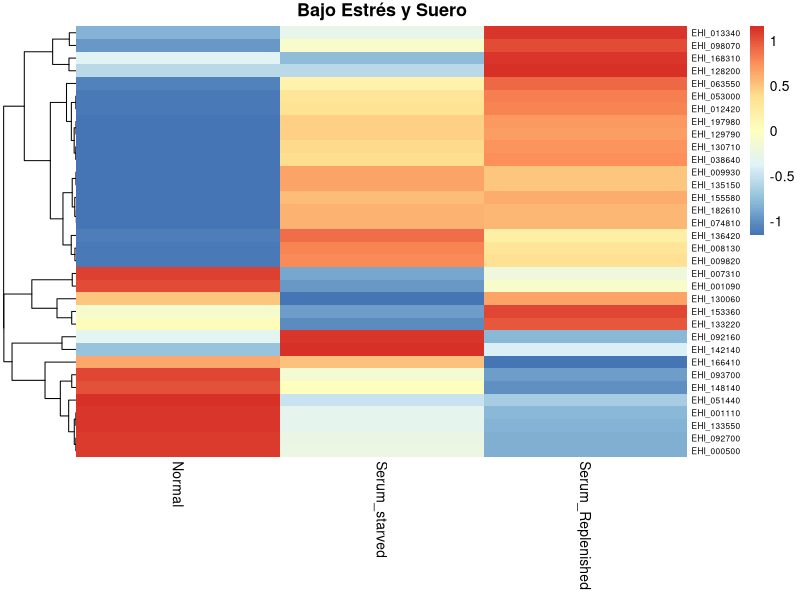
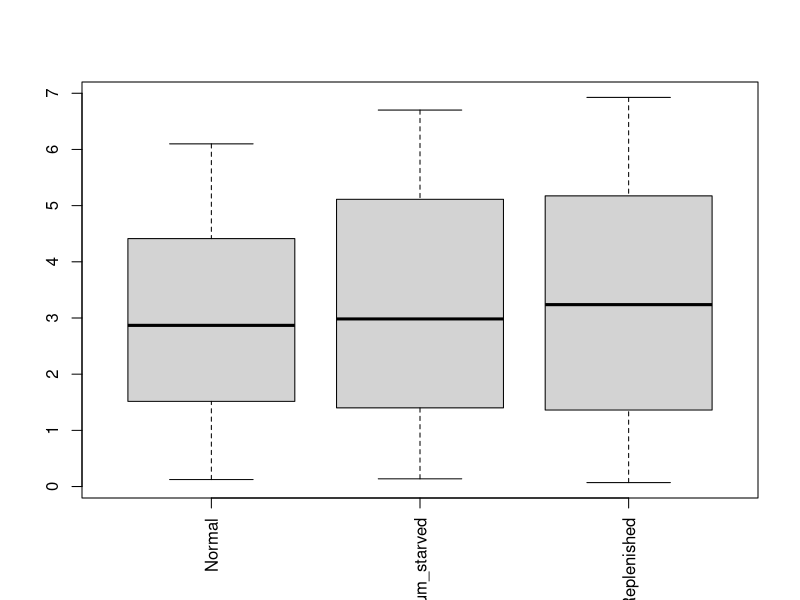
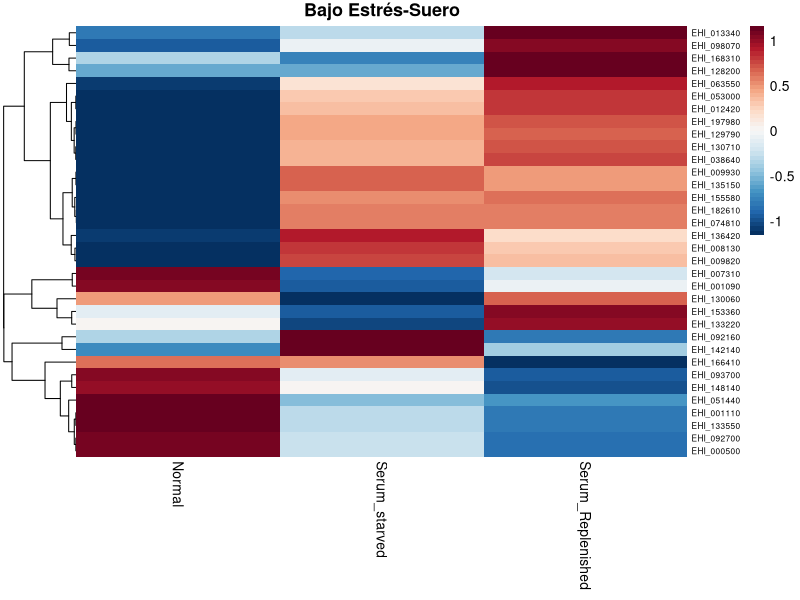
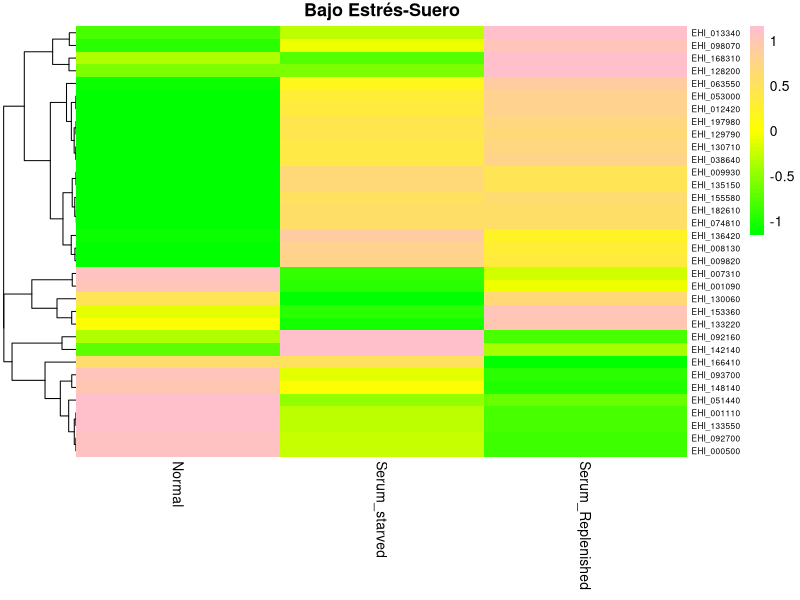
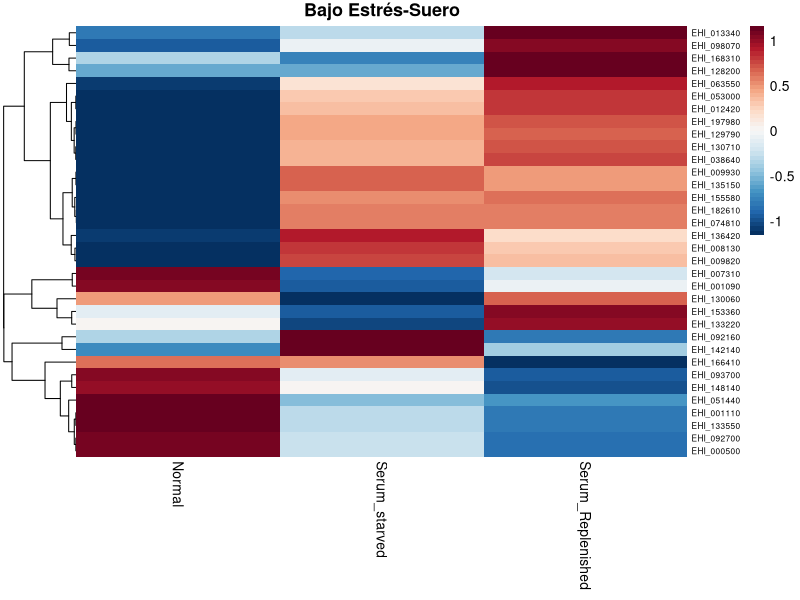
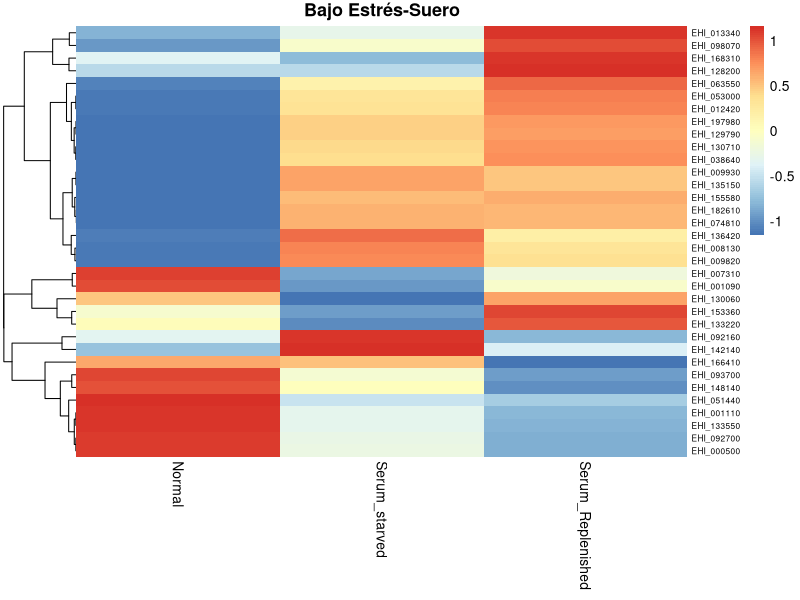
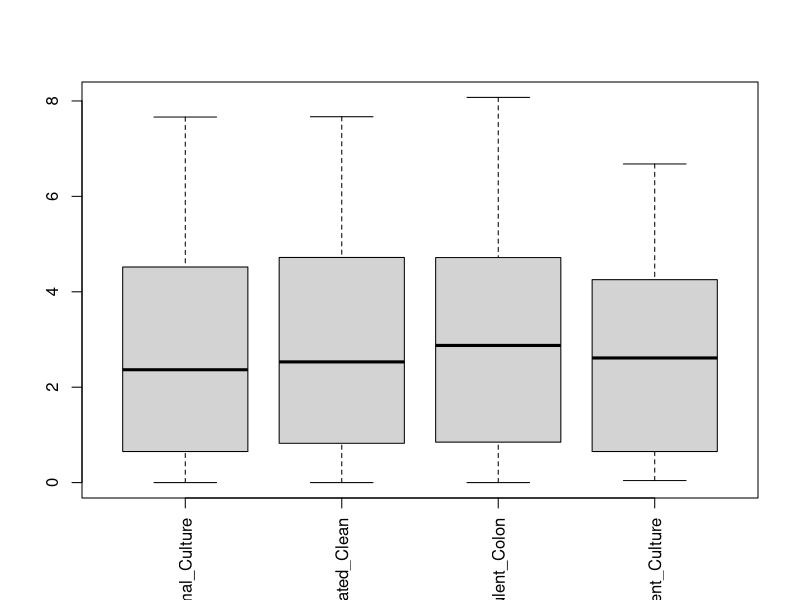
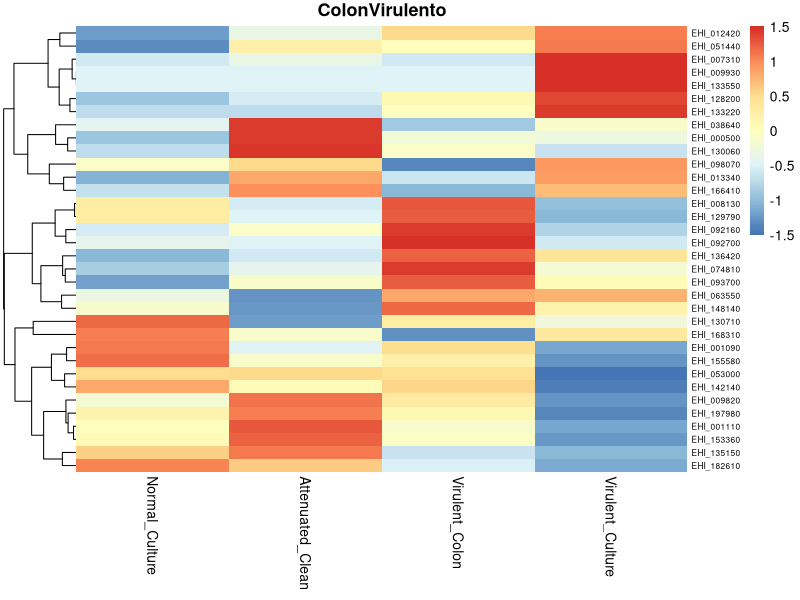

Write the R code that produced these figures, in order. (Note: this script raises an error after producing the figures.)
#<< == >> << == >> << == >> << == >> << == >> << == >> << == >> << == >> << == >> << == >> 
# Inicializacion del directorio de trabajo ----
#<< == >> << == >> << == >> << == >> << == >> << == >> << == >> << == >> << == >> << == >> 
#setwd("~/Desktop/MiGithub/MapaCalorReloaded/DraElisaNewData") # Mac
setwd("~/Documents/GitHub/MapaCalorReloaded/DraElisaNewData") # Laptop
#<< == >> << == >> << == >> << == >> << == >> << == >> << == >> << == >> << == >> << == >> 
# ---- Carga de librerias ----
#<< == >> << == >> << == >> << == >> << == >> << == >> << == >> << == >> << == >> << == >> 
library(RColorBrewer)
library(readr)
library(pheatmap)
library(dplyr)
#<< == >> << == >> << == >> << == >> << == >> << == >> << == >> << == >> << == >> << == >> 
# ---- Personalización de la paleta de colores ----
#<< == >> << == >> << == >> << == >> << == >> << == >> << == >> << == >> << == >> << == >> 
my_colors = brewer.pal(n = 11, name = "RdBu")
my_colors = colorRampPalette(my_colors)(50)
my_colors = rev(my_colors)
my_colors2 = c("green", "yellow", "pink")
my_colors2 = colorRampPalette(my_colors2)(50)
my_colors3 = brewer.pal(n = 11, name = "RdBu")
my_colors3 = colorRampPalette(my_colors3)(50)
my_colors3 = rev(my_colors3)
my_colors4 = colorRampPalette(rev(brewer.pal(n = 7, name = "RdYlBu")))(100)
#<< == >> << == >> << == >> << == >> << == >> << == >> << == >> << == >> << == >> << == >> 
# ---- Genes de Estress-Suero ----
#<< == >> << == >> << == >> << == >> << == >> << == >> << == >> << == >> << == >> << == >> 
NewGenes <- read_csv("ExpresionMybStresSuero.csv"); View(NewGenes)
colnames(NewGenes) <- c("GeneID","Normal","Serum_starved","Serum_Replenished"); View(NewGenes)
rownames(NewGenes) <- NewGenes$GeneID
NewGenes_Clean <- NewGenes[,2:4]; View(NewGenes_Clean)
NewGenes_Clean <- as.data.frame(NewGenes_Clean)
rownames(NewGenes_Clean) <- NewGenes$GeneID; View(NewGenes_Clean)
# Generacion de las bdd modificadas
NewGenes_log2   <-  log2(NewGenes_Clean + 1)
NewGenesOrdered <- NewGenes_Clean[order(-NewGenes_Clean$Normal),]
top_genes_NewGenes_Trop <- NewGenesOrdered %>% filter(Normal>0) %>% select(Normal)
k  <- dim(NewGenes_Clean); proporcion <- 1; 
NS <- round(k[1]*proporcion);
random_genes_NewGenes  <- sample(rownames(NewGenes_Clean),NS );
sampledNewGenes_Log2   <- NewGenes_log2[random_genes_NewGenes, ];
NewGenes_log2_filtrado <- NewGenes_log2[rowSums(NewGenes_log2) != 0, ];View(NewGenes_log2_filtrado)
LetraSize <- 6
pdf("MapasCalor/BoxplotEstresSuero.pdf")
boxplot(NewGenes_log2_filtrado, las = 3)
dev.off()
pdf("MapasCalor/HeathmapCFNormRenglonEstresSuero.pdf") # sin dendogramas columnas
pheatmap(NewGenes_log2_filtrado, cluster_cols = FALSE,
         scale = "row",fontsize_row = LetraSize, border_color = NA,
         main = "Bajo Estrés y Suero")
dev.off()
pdf("MapasCalor/HeathmapCFNormRenglonEstresSueroMycolors.pdf") # sin dendogramas columnas
pheatmap(NewGenes_log2_filtrado, cluster_cols = FALSE,color = my_colors,
         scale = "row",fontsize_row = LetraSize, border_color = NA,
         main = "Bajo Estrés-Suero")
dev.off()
pdf("MapasCalor/HeathmapCFNormRenglonEstresSueroMycolors2.pdf") # sin dendogramas columnas
pheatmap(NewGenes_log2_filtrado, cluster_cols = FALSE,color = my_colors2,
         scale = "row",fontsize_row = LetraSize, border_color = NA,
         main = "Bajo Estrés-Suero")
dev.off()
pdf("MapasCalor/HeathmapCFNormRenglonEstresSueroMycolors3.pdf") # sin dendogramas columnas
pheatmap(NewGenes_log2_filtrado, cluster_cols = FALSE,color = my_colors3,
         scale = "row",fontsize_row = LetraSize, border_color = NA,
         main = "Bajo Estrés-Suero")
dev.off()
pdf("MapasCalor/HeathmapCFNormRenglonEstresSueroMycolors4.pdf") # sin dendogramas columnas
pheatmap(NewGenes_log2_filtrado, cluster_cols = FALSE,color = my_colors4,
         scale = "row",fontsize_row = LetraSize, border_color = NA,
         main = "Bajo Estrés-Suero")
dev.off()
#<< == >> << == >> << == >> << == >> << == >> << == >> << == >> << == >> << == >> << == >> 
# ---- Genes de Colon Virulento ----
#<< == >> << == >> << == >> << == >> << == >> << == >> << == >> << == >> << == >> << == >> 
NewGenes <- read_csv("ExpresionMybColonVirulento.csv"); View(NewGenes)
colnames(NewGenes) <- c("GeneID",
                        "Attenuated_Clean",
                        "Normal_Culture",
                        "Virulent_Colon",
                        "Virulent_Culture"); View(NewGenes)
rownames(NewGenes) <- NewGenes$GeneID
NewGenes_Clean <- NewGenes[,2:5]; View(NewGenes_Clean)
NewGenes_Clean <- as.data.frame(NewGenes_Clean)
rownames(NewGenes_Clean) <- NewGenes$GeneID; View(NewGenes_Clean)
NewGenes_CleanTemp <- NewGenes_Clean[c("Normal_Culture",
                                       "Attenuated_Clean",
                                       "Virulent_Colon",
                                       "Virulent_Culture")] 

View(NewGenes_CleanTemp)
NewGenes_Clean <- NewGenes_CleanTemp; View(NewGenes_Clean)
#<< ==  ==  ==  ==  ==  ==  ==  ==  == ==  ==  ==  ==  ==  ==  ==  ==  ==  == >> 
# Generacion de las bdd modificadas
NewGenes_log2   <-  log2(NewGenes_Clean + 1); View(NewGenes_log2)
NewGenesOrdered <- NewGenes_Clean[order(-NewGenes_Clean$Normal_Culture),]
top_genes_NewGenes_Trop <- NewGenesOrdered %>% filter(Normal_Culture>0) %>% select(Normal_Culture)
k  <- dim(NewGenes_Clean); proporcion <- 1; 
NS <- round(k[1]*proporcion);
random_genes_NewGenes  <- sample(rownames(NewGenes_Clean),NS );
sampledNewGenes_Log2   <- NewGenes_log2[random_genes_NewGenes, ];
NewGenes_log2_filtrado <- NewGenes_log2[rowSums(NewGenes_log2) != 0, ];View(NewGenes_log2_filtrado)
LetraSize <- 6
pdf("MapasCalor/BoxplotColonVirulento.pdf")
boxplot(NewGenes_log2_filtrado, las = 3)
dev.off()
pdf("MapasCalor/HeathmapCFNormRenglonColonVirulento.pdf") # sin dendogramas columnas
pheatmap(NewGenes_log2_filtrado, cluster_cols = FALSE,
         scale = "row",fontsize_row = LetraSize, border_color = NA,
         main = "ColonVirulento")
dev.off()
pdf("MapasCalor/HeathmapCFNormRenglonColonVirulentoMycolors.pdf") # sin dendogramas columnas
pheatmap(NewGenes_log2_filtrado, cluster_cols = FALSE,color = my_colors,
         scale = "row",fontsize_row = LetraSize, border_color = NA,
         main = "ColonVirulento")
dev.off()
pdf("MapasCalor/HeathmapCFNormRenglonColonVirulentoMycolors2.pdf") # sin dendogramas columnas
pheatmap(NewGenes_log2_filtrado, cluster_cols = FALSE,color = my_colors2,
         scale = "row",fontsize_row = LetraSize, border_color = NA,
         main = "ColonVirulento")
dev.off()
pdf("MapasCalor/HeathmapCFNormRenglonColonVirulentoMycolors3.pdf") # sin dendogramas columnas
pheatmap(NewGenes_log2_filtrado, cluster_cols = FALSE,color = my_colors3,
         scale = "row",fontsize_row = LetraSize, border_color = NA,
         main = "ColonVirulento")
dev.off()
pdf("MapasCalor/HeathmapCFNormRenglonColonVirulentoMycolors4.pdf") # sin dendogramas columnas
pheatmap(NewGenes_log2_filtrado, cluster_cols = FALSE,color = my_colors4,
         scale = "row",fontsize_row = LetraSize, border_color = NA,
         main = "ColonVirulento")
dev.off()
#<< == >> << == >> << == >> << == >> << == >> << == >> << == >> << == >> << == >> << == >> 
# ---- Genes Estres-Calor ----
#<< == >> << == >> << == >> << == >> << == >> << == >> << == >> << == >> << == >> << == >> 
NewGenes <- read_csv("ExpresionMybStressCalor.csv"); View(NewGenes)
colnames(NewGenes)
## ---- Reetiquetado de nombres de columnas y se extraen las columnas a trabajar  ---
colnames(NewGenes) <- c("GeneID",
                        "HM1IMSS_Rahman_RNA",
                        "Sense_0hr",
                        "Sense_2hr",
                        "Sense_4hr",
                        "Sense_8hr","Empty"); View(NewGenes)
rownames(NewGenes) <- NewGenes$GeneID
NewGenes_Clean <- NewGenes[,2:6]; View(NewGenes_Clean)
NewGenes_Clean <- as.data.frame(NewGenes_Clean)
rownames(NewGenes_Clean) <- NewGenes$GeneID; View(NewGenes_Clean)
## ---- Generacion de las bdd modificadas ---- 
NewGenes_log2   <-  log2(NewGenes_Clean + 1); View(NewGenes_log2)
#  ----  Orden con respecto a una de las columnas ---- 
NewGenesOrdered <- NewGenes_Clean[order(-NewGenes_Clean$HM1IMSS_Rahman_RNA),]
top_genes_NewGenes_Trop <- NewGenesOrdered %>% filter(HM1IMSS_Rahman_RNA>0) %>% select(HM1IMSS_Rahman_RNA)
#  ---- Se continua con el procesamiento de los datos ---- 
k  <- dim(NewGenes_Clean); proporcion <- 1; 
NS <- round(k[1]*proporcion);
random_genes_NewGenes  <- sample(rownames(NewGenes_Clean),NS );
sampledNewGenes_Log2   <- NewGenes_log2[random_genes_NewGenes, ];
NewGenes_log2_filtrado <- NewGenes_log2[rowSums(NewGenes_log2) != 0, ];View(NewGenes_log2_filtrado)
LetraSize <- 6
## ---- Generacion de graficos ----
pdf("MapasCalor/BoxplotEstresCalor.pdf")
boxplot(NewGenes_log2_filtrado, las = 3)
dev.off()
pdf("MapasCalor/HeathmapCFNormRenglonEstresCalor.pdf") # sin dendogramas columnas
pheatmap(NewGenes_log2_filtrado, cluster_cols = FALSE,
         scale = "row",fontsize_row = LetraSize, border_color = NA,
         main = "Estres-Calor")
dev.off()
pdf("MapasCalor/HeathmapCFNormRenglonEstresCalorMycolors.pdf") # sin dendogramas columnas
pheatmap(NewGenes_log2_filtrado, cluster_cols = FALSE,color = my_colors,
         scale = "row",fontsize_row = LetraSize, border_color = NA,
         main = "Estres-Calor")
dev.off()
pdf("MapasCalor/HeathmapCFNormRenglonEstresCalorMycolors2.pdf") # sin dendogramas columnas
pheatmap(NewGenes_log2_filtrado, cluster_cols = FALSE,color = my_colors2,
         scale = "row",fontsize_row = LetraSize, border_color = NA,
         main = "Estres-Calor")
dev.off()
pdf("MapasCalor/HeathmapCFNormRenglonEstresCalorMycolors3.pdf") # sin dendogramas columnas
pheatmap(NewGenes_log2_filtrado, cluster_cols = FALSE,color = my_colors3,
         scale = "row",fontsize_row = LetraSize, border_color = NA,
         main = "Estres-Calor")
dev.off()
pdf("MapasCalor/HeathmapCFNormRenglonEstresCalorMycolors4.pdf") # sin dendogramas columnas
pheatmap(NewGenes_log2_filtrado, cluster_cols = FALSE,color = my_colors4,
         scale = "row",fontsize_row = LetraSize, border_color = NA,
         main = "Estres-Calor")
dev.off()
#<< == >> << == >> << == >> << == >> << == >> << == >> << == >> << == >> << == >> << == >> 
# ---- Genes Enquistamiento ----
#<< == >> << == >> << == >> << == >> << == >> << == >> << == >> << == >> << == >> << == >> 
# ---- Limpiamos el entorno y la consola ----
rm(list = ls())
cat("\014")
# ---- Lectura de los genes ----
NewGenes <- read_csv("ExpresionMybEnquistamiento.csv"); View(NewGenes)
colnames(NewGenes)
## ---- Reetiquetado de nombres de columnas y se extraen las columnas a trabajar  ---
colnames(NewGenes) <- c("GeneID",
                        "Trophs",
                        "Trophs_Low_Glucose",
                        "Cysts_1wk",
                        "Cysts_3wk",
                        "Cysts_8wk"); View(NewGenes)
rownames(NewGenes) <- NewGenes$GeneID
NewGenes_Clean <- NewGenes[,2:6]; View(NewGenes_Clean)
NewGenes_Clean <- as.data.frame(NewGenes_Clean)
rownames(NewGenes_Clean) <- NewGenes$GeneID; View(NewGenes_Clean)
#NewGenesClean <- na.omit(NewGenes_Clean); View(NewGenesClean)
NewGenesClean <- NewGenes_Clean[1:32,]; View(NewGenesClean)
NewGenes_Clean <- NewGenesClean; View(NewGenes_Clean)
## ---- Generacion de las bdd modificadas ---- 
NewGenes_Clean <- as.data.frame(lapply(NewGenes_Clean, as.numeric))
NewGenes_log2   <-  log2(NewGenes_Clean + 1); View(NewGenes_log2)
#  ----  Orden con respecto a una de las columnas ---- 
NewGenesOrdered <- NewGenes_Clean[order(-NewGenes_Clean$Trophs),]
top_genes_NewGenes_Trop <- NewGenesOrdered %>% filter(Trophs>0) %>% select(Trophs)
#  ---- Se continua con el procesamiento de los datos ---- 
k  <- dim(NewGenes_Clean); proporcion <- 1; 
NS <- round(k[1]*proporcion);
random_genes_NewGenes  <- sample(rownames(NewGenes_Clean),NS );
sampledNewGenes_Log2   <- NewGenes_log2[random_genes_NewGenes, ];
NewGenes_log2_filtrado <- NewGenes_log2[rowSums(NewGenes_log2) != 0, ];View(NewGenes_log2_filtrado)
LetraSize <- 6
## ---- Personalización de la paleta de colores ----
my_colors = brewer.pal(n = 11, name = "RdBu")
my_colors = colorRampPalette(my_colors)(50)
my_colors = rev(my_colors)
my_colors2 = c("green", "yellow", "pink")
my_colors2 = colorRampPalette(my_colors2)(50)
my_colors3 = brewer.pal(n = 11, name = "RdBu")
my_colors3 = colorRampPalette(my_colors3)(50)
my_colors3 = rev(my_colors3)
my_colors4 = colorRampPalette(rev(brewer.pal(n = 7, name = "RdYlBu")))(100)
## ---- Generacion de graficos ----
pdf("MapasCalor/Enquistamiento.pdf")
boxplot(NewGenes_log2_filtrado, las = 3)
dev.off()
pdf("MapasCalor/HeathmapCFNormRenglonEnquistamiento.pdf") # sin dendogramas columnas
pheatmap(NewGenes_log2_filtrado, cluster_cols = FALSE,
         scale = "row",fontsize_row = LetraSize, border_color = NA,
         main = "Enquistamiento")
dev.off()
pdf("MapasCalor/HeathmapCFNormRenglonEnquistamientoMycolors.pdf") # sin dendogramas columnas
pheatmap(NewGenes_log2_filtrado, cluster_cols = FALSE,color = my_colors,
         scale = "row",fontsize_row = LetraSize, border_color = NA,
         main = "Enquistamiento")
dev.off()
pdf("MapasCalor/HeathmapCFNormRenglonEnquistamientoMycolors2.pdf") # sin dendogramas columnas
pheatmap(NewGenes_log2_filtrado, cluster_cols = FALSE,color = my_colors2,
         scale = "row",fontsize_row = LetraSize, border_color = NA,
         main = "Enquistamiento")
dev.off()
pdf("MapasCalor/HeathmapCFNormRenglonEnquistamientoMycolors3.pdf") # sin dendogramas columnas
pheatmap(NewGenes_log2_filtrado, cluster_cols = FALSE,color = my_colors3,
         scale = "row",fontsize_row = LetraSize, border_color = NA,
         main = "Enquistamiento")
dev.off()
pdf("MapasCalor/HeathmapCFNormRenglonEnquistamientoMycolors4.pdf") # sin dendogramas columnas
pheatmap(NewGenes_log2_filtrado, cluster_cols = FALSE,color = my_colors4,
         scale = "row",fontsize_row = LetraSize, border_color = NA,
         main = "Enquistamiento")
dev.off()
#<< == >> << == >> << == >> << == >> << == >> << == >> << == >> << == >> << == >> << == >> 
#<< == >> << == >> << == >> << == >> << == >> << == >> << == >> << == >> << == >> << == >> 
# ---- Genes Modelo Intestinal ----
#<< == >> << == >> << == >> << == >> << == >> << == >> << == >> << == >> << == >> << == >> 
# ---- Limpiamos el entorno y la consola ----
rm(list = ls())
cat("\014")
## ---- Personalización de la paleta de colores ----
#<< == >> << == >> << == >> << == >> << == >> << == >> << == >> << == >> << == >> << == >> 
my_colors = brewer.pal(n = 11, name = "RdBu")
my_colors = colorRampPalette(my_colors)(50)
my_colors = rev(my_colors)
my_colors2 = c("green", "yellow", "pink")
my_colors2 = colorRampPalette(my_colors2)(50)
my_colors3 = brewer.pal(n = 11, name = "RdBu")
my_colors3 = colorRampPalette(my_colors3)(50)
my_colors3 = rev(my_colors3)
my_colors4 = colorRampPalette(rev(brewer.pal(n = 7, name = "RdYlBu")))(100)
# ---- Lectura de los genes ----
NewGenes <- read_csv("ExpresionMybModIntestinal.csv"); View(NewGenes)
colnames(NewGenes)
## ---- Reetiquetado de nombres de columnas y se extraen las columnas a trabajar  ---
colnames(NewGenes) <- c("GeneID",
                        "HM1_Trophs_TYI",
                        "Rahman",
                        "Mouse_Adptd",
                        "HTrophs1d",
                        "Trophs29d"); View(NewGenes)
rownames(NewGenes) <- NewGenes$GeneID
NewGenes_Clean <- NewGenes[,2:6]; View(NewGenes_Clean)
NewGenes_Clean <- as.data.frame(NewGenes_Clean)
rownames(NewGenes_Clean) <- NewGenes$GeneID; View(NewGenes_Clean)
#NewGenesClean <- na.omit(NewGenes_Clean); View(NewGenesClean)
#NewGenesClean <- NewGenes_Clean[1:32,]; View(NewGenesClean)
#NewGenes_Clean <- NewGenesClean; View(NewGenes_Clean)
## ---- Generacion de las bdd modificadas ---- 
NewGenes_Clean <- as.data.frame(lapply(NewGenes_Clean, as.numeric))
NewGenes_log2   <-  log2(NewGenes_Clean + 1); View(NewGenes_log2)
#  ----  Orden con respecto a una de las columnas ---- 
NewGenesOrdered <- NewGenes_Clean[order(-NewGenes_Clean$HM1_Trophs_TYI),]
top_genes_NewGenes_Trop <- NewGenesOrdered %>% filter(HM1_Trophs_TYI>0) %>% select(HM1_Trophs_TYI)
#  ---- Se continua con el procesamiento de los datos ---- 
k  <- dim(NewGenes_Clean); proporcion <- 1; 
NS <- round(k[1]*proporcion);
random_genes_NewGenes  <- sample(rownames(NewGenes_Clean),NS );
sampledNewGenes_Log2   <- NewGenes_log2[random_genes_NewGenes, ];
NewGenes_log2_filtrado <- NewGenes_log2[rowSums(NewGenes_log2) != 0, ];View(NewGenes_log2_filtrado)
LetraSize <- 6
## ---- Generacion de graficos ----
pdf("MapasCalor/ModIntestinal.pdf")
boxplot(NewGenes_log2_filtrado, las = 3)
dev.off()
pdf("MapasCalor/HeathmapCFNormRenglonModIntestinal.pdf") # sin dendogramas columnas
pheatmap(NewGenes_log2_filtrado, cluster_cols = FALSE,
         scale = "row",fontsize_row = LetraSize, border_color = NA,
         main = "Modelo-Intestinal")
dev.off()
pdf("MapasCalor/HeathmapCFNormRenglonModIntestinalMycolors.pdf") # sin dendogramas columnas
pheatmap(NewGenes_log2_filtrado, cluster_cols = FALSE,color = my_colors,
         scale = "row",fontsize_row = LetraSize, border_color = NA,
         main = "Modelo-Intestinal")
dev.off()
pdf("MapasCalor/HeathmapCFNormRenglonModIntestinalMycolors2.pdf") # sin dendogramas columnas
pheatmap(NewGenes_log2_filtrado, cluster_cols = FALSE,color = my_colors2,
         scale = "row",fontsize_row = LetraSize, border_color = NA,
         main = "Modelo-Intestinal")
dev.off()
pdf("MapasCalor/HeathmapCFNormRenglonModIntestinalMycolors3.pdf") # sin dendogramas columnas
pheatmap(NewGenes_log2_filtrado, cluster_cols = FALSE,color = my_colors3,
         scale = "row",fontsize_row = LetraSize, border_color = NA,
         main = "Modelo-Intestinal")
dev.off()
pdf("MapasCalor/HeathmapCFNormRenglonModIntestinalMycolors4.pdf") # sin dendogramas columnas
pheatmap(NewGenes_log2_filtrado, cluster_cols = FALSE,color = my_colors4,
         scale = "row",fontsize_row = LetraSize, border_color = NA,
         main = "Modelo-Intestinal")
dev.off()
#<< == >> << == >> << == >> << == >> << == >> << == >> << == >> << == >> << == >> << == >> 
#<< == >> << == >> << == >> << == >> << == >> << == >> << == >> << == >> << == >> << == >> 
